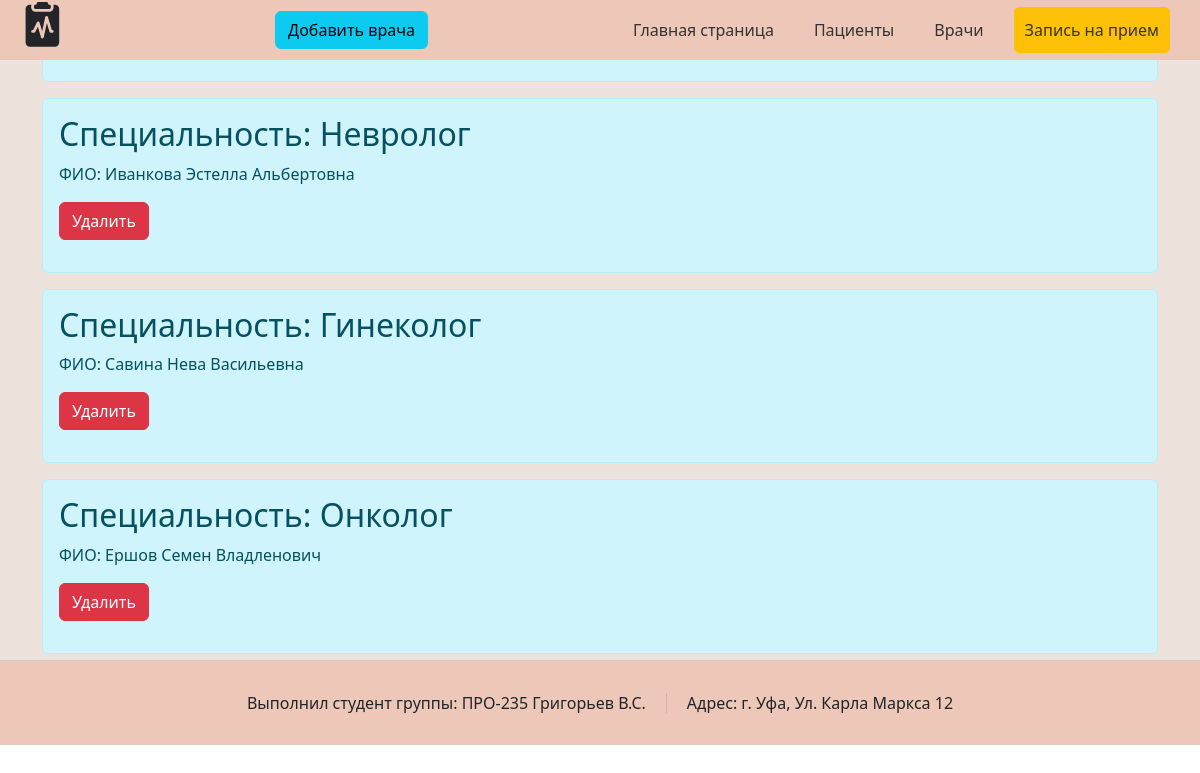
Page /doctors on the committed database.
### main.py (models this page shows, shortened)
class Doctors(db.Model):
    id = db.Column(db.Integer, primary_key=True)
    fioDoctor = db.Column(db.String(50), nullable=False)
    specialization = db.Column(db.String(50), nullable=False)

### main.py (the view)
@app.route('/doctors', methods=['POST', 'GET'])  #Создаем декоратор врачей
def doctors():
    addDoctor = Doctors.query.order_by(Doctors.id).all()
    return render_template("doctors.html", addDoctor=addDoctor)

### templates/doctors.html (shortened to what this page needs)
{% extends 'base.html' %}
{% block title %}
<a href="/addDoctor" class="btn btn-info">Добавить врача</a>
{% endblock %}
{% block body %}
<section class="hero1">
  <div class="container mt-5">
    {% for elem in addDoctor %}
    <div class="alert alert-info">
      <h2>Специальность: {{ elem.specialization }}</h2>
      <p>ФИО: {{ elem.fioDoctor }}</p>
      <form action="{{ url_for('delete_doctor') }}" method="post">
        <button type="submit" class="btn btn-danger">Удалить</button>
      </form>
    </div>
    {% endfor %}
  </div>
</section>
{% endblock %}

### static/css/main.css (style rules this page uses)
body { margin: 0; padding: 0; font-family: Arial, sans-serif; }
.hero1 { background: #EEE2DC; max-height: 600px; overflow-y: auto; background-size: cover; height: 800px; display: flex; justify-content: center; align-items: center; color: #000; }

### rows in the picture
Doctors: specialization "Невролог", fioDoctor "Иванкова Эстелла Альбертовна"
Doctors: specialization "Гинеколог", fioDoctor "Савина Нева Васильевна"
Doctors: specialization "Онколог", fioDoctor "Ершов Семен Владленович"
